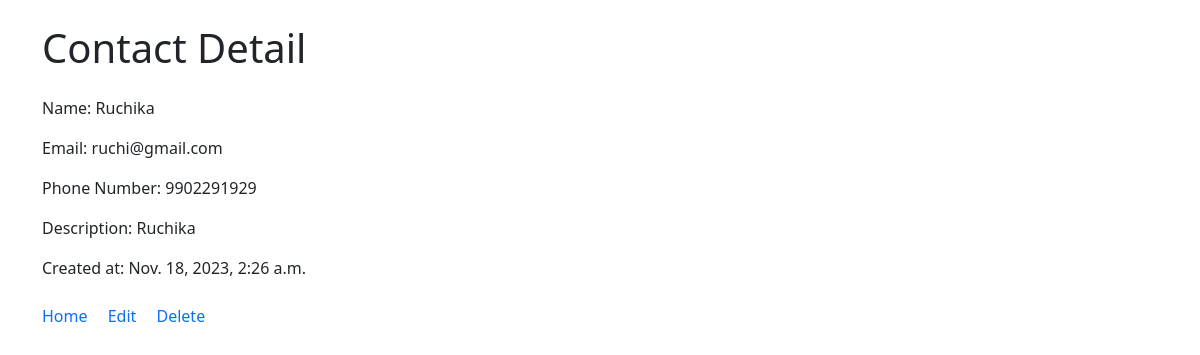
The app's page /contact/3/ with its own data.
### contacts/models.py (models this page shows, shortened)
class Contact(models.Model):
    name = models.CharField(max_length=255, unique=True)
    email = models.EmailField(unique=True, validators=[EmailValidator()])
    phone_number = models.CharField(max_length=20, blank=True)
    description = models.TextField(blank=True)
    created_at = models.DateTimeField(default=timezone.now)

### contacts/views.py (the view)
# urls.py: path("contact/<int:pk>/", views.contact_detail, name="contact_detail"),
def contact_detail(request, pk):
    contact = get_object_or_404(Contact, pk=pk)
    return render(request, "contacts/contact_detail.html", {"contact": contact})

### templates/contacts/contact_detail.html
{% extends 'base.html' %}
{% block content %}
  <h1 class="my-4">Contact Detail</h1>
  <div class="mt-3">
    <p>Name: {{ contact.name }}</p>
    <p>Email: {{ contact.email }}</p>
    <p>Phone Number: {{ contact.phone_number }}</p>
    <p>Description: {{ contact.description }}</p>
    <p>Created at: {{ contact.created_at }}</p>
  </div>
  <div class="mt-4">
    <a class="text-decoration-none" href="{% url 'contact_list' %}">Home</a>
    <a class="text-decoration-none mx-3" href="{% url 'contact_edit' pk=contact.pk %}">Edit</a>
    <a class="text-decoration-none" href="{% url 'contact_delete' pk=contact.pk %}">Delete</a>
  </div>
{% endblock %}

### records on screen
Contact: name "Ruchika", email "ruchi@gmail.com", phone_number "9902291929", description "Ruchika", created_at "Nov. 18, 2023, 2:26 a.m."
